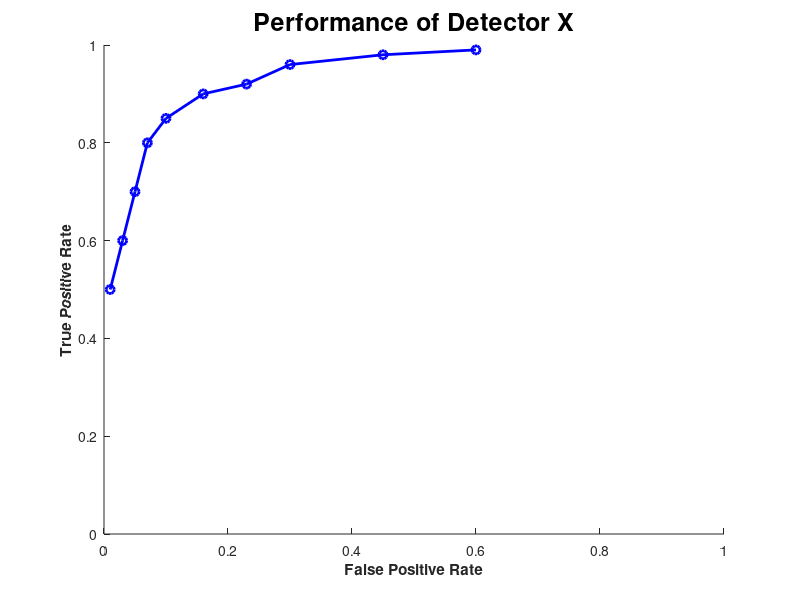

Recreate this plot in MATLAB.
% Plot an ROC curve for an image. 
% This is basically just an example of the plot function.
% The help documents provide nice ways of changing these parameters 
% to suit your tastes.
% I make things bold because they show up better in print.

% The next points are just shown as an example.
% You will need to calculate your own TPR and FPR, of course.
% Using more points than 10 will give you a smoother graph, too.
truePosRate = [.5 .6 .7 .8 .85 .9 .92 .96 .98 .99];
falsePosRate = [0.01 0.03 0.05 0.07 0.1 0.16 0.23 0.30 0.45 0.6];

% Create a new figure. You can also number it: figure(1)
figure;
% Hold on means all subsequent plot data will be overlaid on a single plot
hold on;
% Plots using a blue line (see 'help plot' for shape and color codes 
plot(falsePosRate, truePosRate, 'b-', 'LineWidth', 2);
% Overlaid with circles at the data points
plot(falsePosRate, truePosRate, 'bo', 'MarkerSize', 6, 'LineWidth', 2);

% You could repeat here with a different color/style if you made 
% an enhancement and wanted to show that it outperformed the baseline.

% Title, labels, range for axes
title('Performance of Detector X', 'fontSize', 18); % CHANGE this generic title!
xlabel('False Positive Rate', 'fontWeight', 'bold');
ylabel('True Positive Rate', 'fontWeight', 'bold');
% TPR and FPR range from 0 to 1. You can change these if you want to zoom in on part of the graph.
axis([0 1 0 1]);